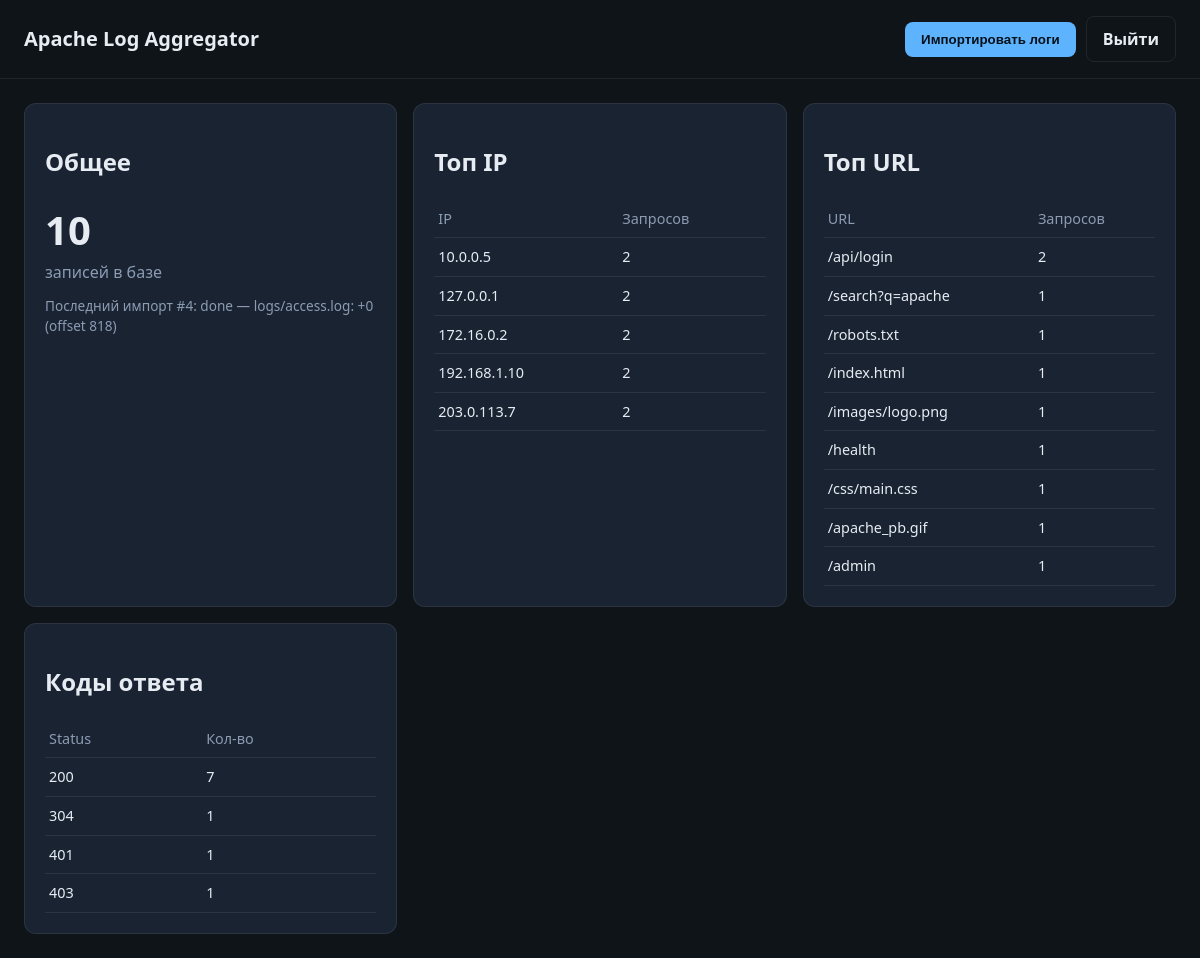
The page / (signed in) on the database its author committed.
### tables this page shows
CREATE TABLE import_jobs (
    id INTEGER PRIMARY KEY AUTOINCREMENT,
    started_at TEXT NOT NULL,
    finished_at TEXT,
    status TEXT NOT NULL,
    imported_lines INTEGER NOT NULL DEFAULT 0,
    skipped_lines INTEGER NOT NULL DEFAULT 0,
    message TEXT
);

CREATE TABLE access_logs (
    id INTEGER PRIMARY KEY AUTOINCREMENT,
    ip_address TEXT NOT NULL,
    remote_user TEXT,
    timestamp TEXT NOT NULL,
    method TEXT NOT NULL,
    url TEXT NOT NULL,
    protocol TEXT,
    status_code INTEGER NOT NULL,
    response_size INTEGER NOT NULL DEFAULT 0,
    referer TEXT,
    user_agent TEXT,
    source_file TEXT NOT NULL,
    line_number INTEGER NOT NULL,
    raw_line TEXT NOT NULL,
    created_at TEXT NOT NULL,
    UNIQUE(source_file, line_number)
);

### app.py (the view)
@app.route("/")
@login_required
def index():
    with db_session() as conn:
        stats = get_stats(conn)
    flash = session.pop("flash", None)
    return render_template("index.html", stats=stats, flash=flash)

### app.py (called while the page is built)
def login_required(view):
    @wraps(view)
    def wrapper(*args, **kwargs):
        if not session.get("user"):
            return redirect(url_for("login"))
        return view(*args, **kwargs)
    return wrapper

### database.py (called while the page is built)
def load_config() -> dict[str, Any]:
    with CONFIG_PATH.open(encoding="utf-8") as f:
        return json.load(f)

def db_path() -> Path:
    cfg = load_config()
    return BASE_DIR / cfg.get("database", "project.db")

def get_connection() -> sqlite3.Connection:
    path = db_path()
    conn = sqlite3.connect(path)
    conn.row_factory = sqlite3.Row
    conn.execute("PRAGMA foreign_keys = ON")
    return conn

@contextmanager
def db_session() -> Generator[sqlite3.Connection, None, None]:
    conn = get_connection()
    try:
        yield conn
        conn.commit()
    except Exception:
        conn.rollback()
        raise
    finally:
        conn.close()

### templates/index.html (shortened to what this page needs)
<!DOCTYPE html>
<html lang="ru">
<head>
  <link rel="stylesheet" href="{{ url_for('static', filename='style.css') }}" />
</head>
<body>
  <header class="topbar">
    <h1>Apache Log Aggregator</h1>
    <div class="actions">
      <form method="post" action="{{ url_for('import_logs') }}">
        <button type="submit">Импортировать логи</button>
      </form>
      <a class="btn ghost" href="{{ url_for('logout') }}">Выйти</a>
    </div>
  </header>
  <main class="grid">
    <section class="card">
      <h2>Общее</h2>
      <p class="big">{{ stats.total_entries }}</p>
      <p class="muted">записей в базе</p>
      {% if stats.last_job %}
      <p class="muted small">Последний импорт #{{ stats.last_job.id }}: {{ stats.last_job.status }} — {{ stats.last_job.message }}</p>
      {% endif %}
    </section>
    <section class="card">
      <h2>Топ IP</h2>
      <table>
        <thead><tr><th>IP</th><th>Запросов</th></tr></thead>
        <tbody>
          {% for row in stats.top_ips %}
          <tr><td>{{ row.ip_address }}</td><td>{{ row.hits }}</td></tr>
          {% else %}
          <tr><td colspan="2">Нет данных</td></tr>
          {% endfor %}
        </tbody>
      </table>
    </section>
    <section class="card">
      <h2>Топ URL</h2>
      <table>
        <thead><tr><th>URL</th><th>Запросов</th></tr></thead>
        <tbody>
          {% for row in stats.top_urls %}
          <tr><td class="url">{{ row.url }}</td><td>{{ row.hits }}</td></tr>
          {% else %}
          <tr><td colspan="2">Нет данных</td></tr>
          {% endfor %}
        </tbody>
      </table>
    </section>
    <section class="card">
      <h2>Коды ответа</h2>
      <table>
        <thead><tr><th>Status</th><th>Кол-во</th></tr></thead>
        <tbody>
          {% for row in stats.by_status %}
          <tr><td>{{ row.status_code }}</td><td>{{ row.hits }}</td></tr>
          {% else %}
          <tr><td colspan="2">Нет данных</td></tr>
          {% endfor %}
        </tbody>
      </table>
    </section>
  </main>
</body>
</html>

### static/style.css (style rules this page uses)
:root { --bg: #0f1419; --card: #1a2332; --text: #e7ecf3; --muted: #8b9cb3; --accent: #5eb3ff; --error: #ff7b7b; --border: rgba(255, 255, 255, 0.08); }
* { box-sizing: border-box; }
body { margin: 0; font-family: "Segoe UI", system-ui, sans-serif; background: var(--bg); color: var(--text); line-height: 1.5; }
.card { background: var(--card); border: 1px solid var(--border); border-radius: 12px; padding: 20px; }
button, .btn { display: inline-flex; align-items: center; justify-content: center; padding: 10px 16px; border-radius: 8px; border: none; background: var(--accent); color: #041018; font-weight: 600; cursor: pointer; text-decoration: none; }
.btn.ghost { background: transparent; border: 1px solid var(--border); color: var(--text); }
.topbar { display: flex; align-items: center; justify-content: space-between; gap: 16px; padding: 16px 24px; border-bottom: 1px solid var(--border); }
.topbar h1 { margin: 0; font-size: 1.25rem; }
.actions { display: flex; gap: 10px; align-items: center; }
.grid { display: grid; grid-template-columns: repeat(auto-fit, minmax(280px, 1fr)); gap: 16px; padding: 24px; }
.big { font-size: 2.5rem; font-weight: 700; margin: 8px 0 0; }
.muted { color: var(--muted); margin: 0; }
.small { font-size: 0.85rem; margin-top: 12px; }
table { width: 100%; border-collapse: collapse; font-size: 0.9rem; }
th, td { padding: 8px 4px; border-bottom: 1px solid var(--border); text-align: left; }
th { color: var(--muted); font-weight: 500; }
.url { word-break: break-all; max-width: 220px; }

### rows shown on the page
import_jobs: last_job.id "4", last_job.status "done", last_job.message "logs/access.log: +0 (offset 818)"
access_logs: url "/search?q=apache", hits "1"
access_logs: url "/robots.txt", hits "1"
access_logs: url "/index.html", hits "1"
access_logs: url "/images/logo.png", hits "1"
access_logs: url "/health", hits "1"
access_logs: url "/css/main.css", hits "1"
access_logs: url "/apache_pb.gif", hits "1"
access_logs: url "/admin", hits "1"

### other values the page prints
{{ stats.total_entries }} "10"
{{ row.ip_address }} "10.0.0.5" "127.0.0.1" "172.16.0.2" "192.168.1.10" "203.0.113.7"
{{ row.hits }} "2" "2" "2" "2" "2"
{{ row.url }} "/api/login"
{{ row.hits }} "2"
{{ row.status_code }} "200" "304" "401" "403"
{{ row.hits }} "7" "1" "1" "1"
